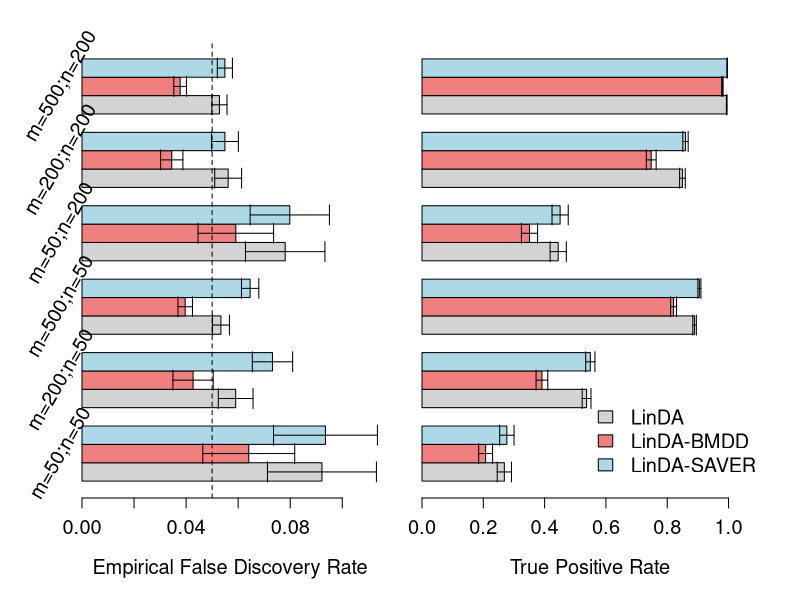
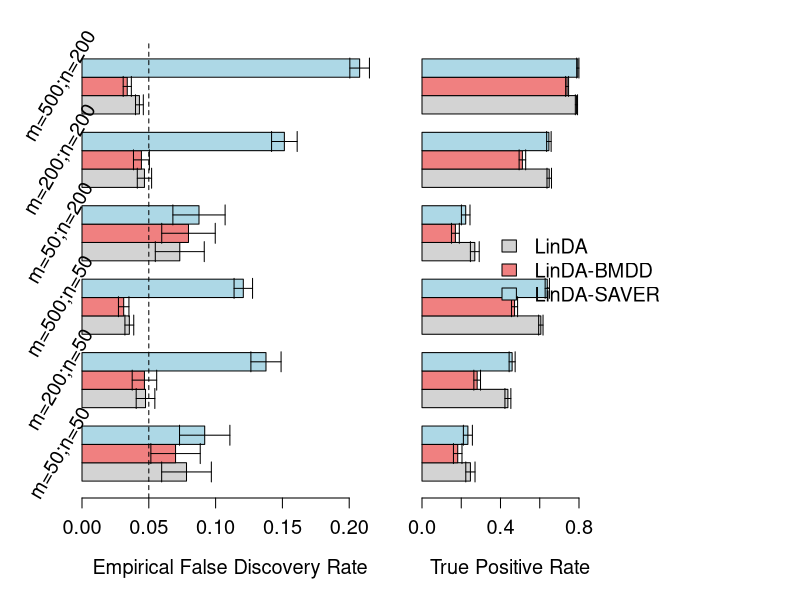
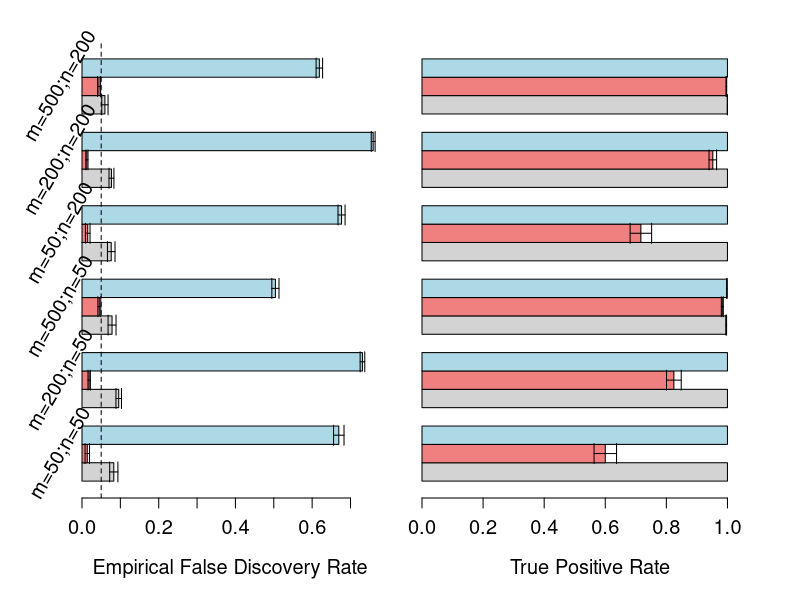
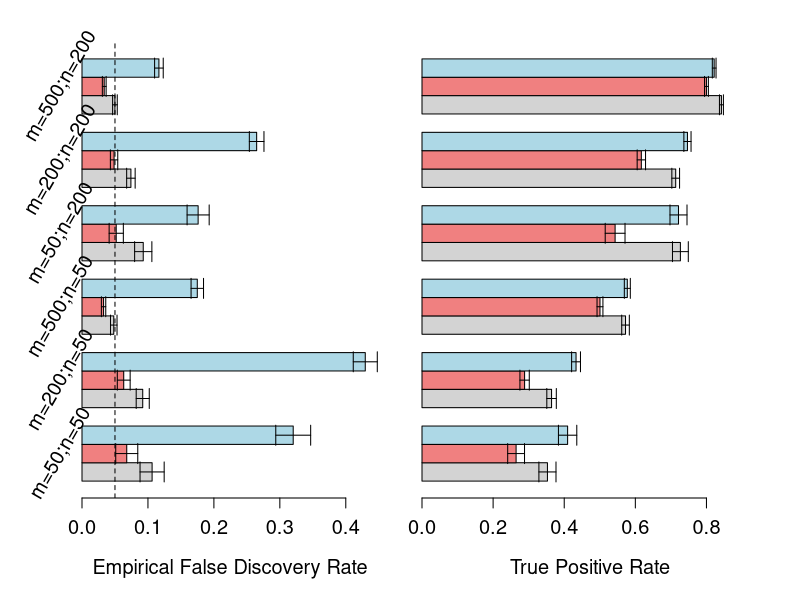

Reproduce these figures in R, in order.
ind1 <- c(1, 3, 5, 2, 4, 6)
ind2 <- c(c(1, 4, 7), c(1, 4, 7) + 7, c(1, 4, 7) + 14, c(1, 4, 7) + 21)
output1 <- t(read.table("output/output_S1.txt")[ind1, ind2])
output2 <- t(read.table("output/output_S2.txt")[ind1, ind2])
output3 <- t(read.table("output/output_S3.txt")[ind1, ind2])
output4 <- t(read.table("output/output_S4.txt")[ind1, ind2])

plot.fdr.fun <- function(output){
  l <- nrow(output) /  2
  means <- output[1 : l, ]
  errors <- output[(l + 1) : (2 * l), ]
  rownames(means) <- c("LinDA", "LinDA-BMDD", "LinDA-SAVER")
  colnames(means) <- c("m=50;n=50", "m=200;n=50", "m=500;n=50",
                       "m=50;n=200", "m=200;n=200", "m=500;n=200")
  bar_positions <- barplot(means, beside = TRUE,  
                           col = c("lightgrey", "lightcoral", "lightblue"),
                           xlab = 'Empirical False Discovery Rate',
                           horiz = TRUE,
                           xlim = c(0, max(means + errors) + 0.01),
                           yaxt = "n",
                           cex.axis = 1.2, cex.lab = 1.2)
  
  for (i in 1:nrow(means)) {
    arrows(means[i, ] - 1.96*errors[i, ], 
           bar_positions[i, ], 
           means[i, ] + 1.96*errors[i, ], 
           bar_positions[i, ], 
           angle = 90, 
           code = 3, 
           length = 0.1)
  }
  
  abline(v = 0.05, col = "black", lty = 2, lwd = 1)
  axis(2, at = bar_positions[2, ], labels = FALSE, 
       las = 1, cex.axis = 1.2, tick = FALSE)
  if(setup == 'S1') {
    a <- 0.008
  } else if(setup == 'S2') {
    a <- 0.016 
  } else if(setup == 'S3') {
    a <- 0.055
  } else if(setup == 'S4') {
    a <- 0.032
  }
  text(par("usr")[1]-a, bar_positions[2, ], colnames(means), srt = 60, xpd = TRUE, cex = 1.2)
}


plot.power.fun <- function(output, s){
  l <- nrow(output) /  2
  means <- output[1 : l, ]
  errors <- output[(l + 1) : (2 * l), ]
  rownames(means) <- c("LinDA", "LinDA-BMDD", "LinDA-SAVER")
  colnames(means) <- c("m=50;n=50", "m=200;n=50", "m=500;n=50",
                       "m=50;n=200", "m=200;n=200", "m=500;n=200")
  bar_positions <- barplot(means, beside = TRUE,  
                           col = c("lightgrey", "lightcoral", "lightblue"),
                           xlab = 'True Positive Rate',
                           horiz = TRUE,
                           xlim = c(0, max(means + errors) + 0.1),
                           yaxt = "n",
                           cex.axis = 1.2, cex.lab = 1.2)
  
  for (i in 1:nrow(means)) {
    arrows(means[i, ] - 1.96*errors[i, ], 
           bar_positions[i, ], 
           means[i, ] + 1.96*errors[i, ], 
           bar_positions[i, ], 
           angle = 90, 
           code = 3, 
           length = 0.1)
  }
  
  if (s == 1) {
    legend("bottomright", legend = rownames(means), 
           fill = c("lightgrey", "lightcoral", "lightblue"), 
           cex = 1.2,  
           bty = "n",  
           inset = c(-0.02, 0.02)) 
  } else if (s == 2) {
    legend("right", legend = rownames(means), 
           fill = c("lightgrey", "lightcoral", "lightblue"), 
           cex = 1.2,  
           bty = "n",  
           inset = c(-0.4, -0.4), 
           xpd = TRUE)
  }

}

combine.fun <- function(setup, output, s) {
  if(s == 2) {
    pdf(paste0(setup, '_barplot.pdf'), width = 13, height = 9)
  } else {
    pdf(paste0(setup, '_barplot.pdf'), width = 11, height = 8)
  }
  par(mfrow = c(1, 2))
  par(mar = c(5, 4, 4-2, 2-1) + 0.1)
  plot.fdr.fun(output[c(1 : 3 , 7 : 9), ])
  if(s == 2) {
    par(mar = c(5, 4-3, 4-2, 10) + 0.1)
  } else {
    par(mar = c(5, 4-3, 4-2, 2) + 0.1)
  }
  plot.power.fun(output[c(4 : 6 , 10 : 12), ], s)
  dev.off()
}

setup <- 'S1'
output <- output1
combine.fun(setup, output, 1)

setup <- 'S2'
output <- output2
combine.fun(setup, output, 2)

setup <- 'S3'
output <- output3
combine.fun(setup, output, 3)

setup <- 'S4'
output <- output4
combine.fun(setup, output, 4)
